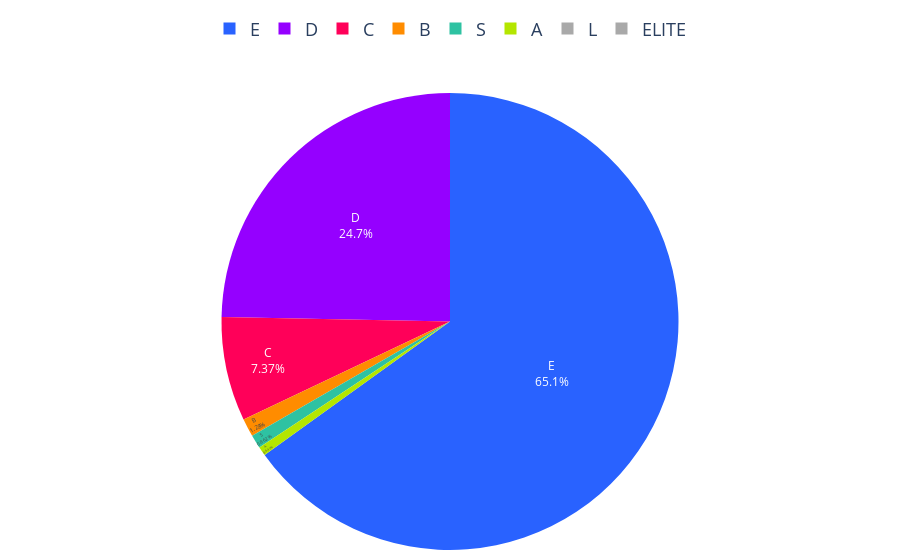

Source (notebook cell):
### Code cell
# Datos proporcionados
colores = ['#2962ff', '#9500ff', '#ff0059', '#ff8c00', '#b4e600', '#2EC2A2', '#E50CB6', '#A9A9A9']  # Añadimos gris

porcentajes = creditos_segmentos_2023['Porcentaje']
labels = creditos_segmentos_2023['Segmento']

# Asignar un color gris para los segmentos que no tengan porcentaje
# Crear un diccionario de colores con todos los segmentos, asignando gris a los que no tienen porcentaje
colores_segmentos = {segmento: colores[i] if segmento in labels.values else '#A9A9A9' 
                     for i, segmento in enumerate(segmentos)}

# Ordenar los segmentos según el orden deseado
orden_segmentos = ["E", "D", "C", "B", "A", "S", "L", "ELITE"]

# Crear lista de colores y valores en el orden especificado
colores_ordenados = [colores_segmentos.get(segmento, '#A9A9A9') for segmento in orden_segmentos]
valores_ordenados = [porcentajes[labels == segmento].sum() if segmento in labels.values else 0 for segmento in orden_segmentos]

# Crear gráfico de pastel
fig = go.Figure(data=[go.Pie(
    labels=orden_segmentos, 
    values=valores_ordenados, 
    marker=dict(colors=colores_ordenados)
)])

# Configuración de texto dentro del gráfico
fig.update_traces(
    textinfo='percent+label',  # Mostrar porcentaje y etiquetas
    textposition='inside'     # Ubicar texto dentro de las secciones
)

# Configuración de la leyenda
fig.update_layout(
    margin=dict(l=10, r=10, t=10, b=10),  # Ajusta los márgenes
    legend=dict(                  # Personaliza la leyenda
        x=0.5,  # Posición horizontal centrada
        y=1.1,  # Posición vertical ajustada al top
        font=dict(size=18),  # Tamaño de la fuente
        xanchor='center',  # Ancla en el centro horizontal
        yanchor='bottom',  # Ancla en la parte inferior de la leyenda
        orientation='h'  # Cambiar orientación de la leyenda a horizontal
    ), autosize=True,
    xaxis=dict(tickangle=45),  # Ajusta el ángulo de los ticks en el eje X
    yaxis=dict(tickangle=45),   # Ajusta el ángulo de los ticks en el eje Y
    showlegend=True              # Mostrar la leyenda
)

# Función para exportar la gráfica como archivo HTML con configuración personalizada
def guardar_grafico_como_html(fig, nombre_archivo, carpeta='assets/graficas'):
    if not os.path.exists(carpeta):
        os.makedirs(carpeta)
    
    # Configuración para desactivar herramientas no deseadas
    config = {
        'displaylogo': False,  # Ocultar logo de Plotly
        'modeBarButtonsToRemove': [
            'toImage',       # Botón de guardar como imagen
            'resetScale2d',  # Reset de ejes (no aplica aquí, pero lo incluimos como ejemplo)
            'zoom2d',        # Botón de zoom
            'pan2d',         # Botón de desplazamiento
        ]
    }
    # Exportar el gráfico con configuración
    pio.write_html(fig, f'{carpeta}/{nombre_archivo}.html', config=config)

# Exportar el gráfico
guardar_grafico_como_html(fig, 'g_pie_dist_creditos_segmento_2023_OFICIAL', carpeta='assets/graficas')

# Mostrar el gráfico
fig.show()

### Figure 1 — Plotly figure (JSON) as saved in the notebook; plotly's stock layout.template omitted (floating-point values rounded to 4 significant figures)
{"data": [{"labels": ["E", "D", "C", "B", "A", "S", "L", "ELITE"], "marker": {"colors": ["#2962ff", "#9500ff", "#ff0059", "#ff8c00", "#b4e600", "#2EC2A2", "#A9A9A9", "#A9A9A9"]}, "textinfo": "percent+label", "textposition": "inside", "type": "pie", "values": [65.06, 24.68, 7.372, 1.282, 0.641, 0.9615, 0, 0]}], "layout": {"autosize": true, "legend": {"font": {"size": 18}, "orientation": "h", "x": 0.5, "xanchor": "center", "y": 1.1, "yanchor": "bottom"}, "margin": {"b": 10, "l": 10, "r": 10, "t": 10}, "showlegend": true, "xaxis": {"tickangle": 45}, "yaxis": {"tickangle": 45}}}
